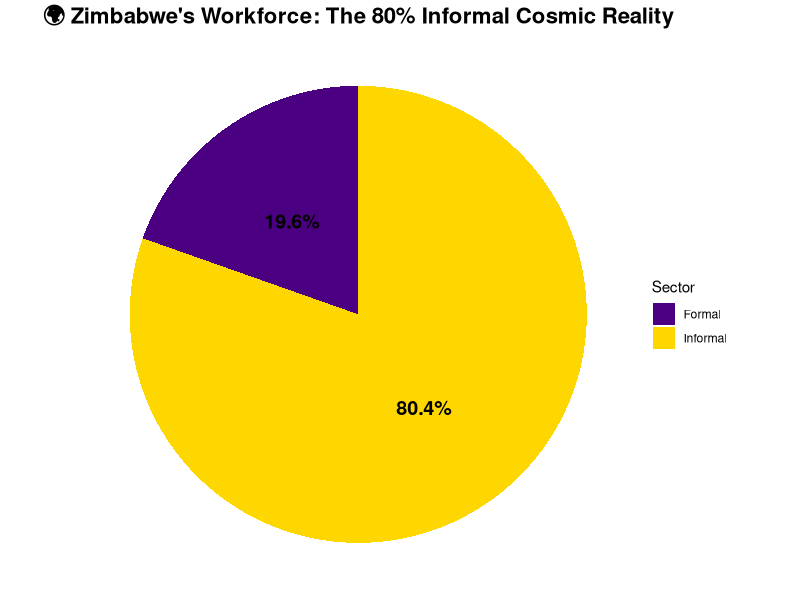
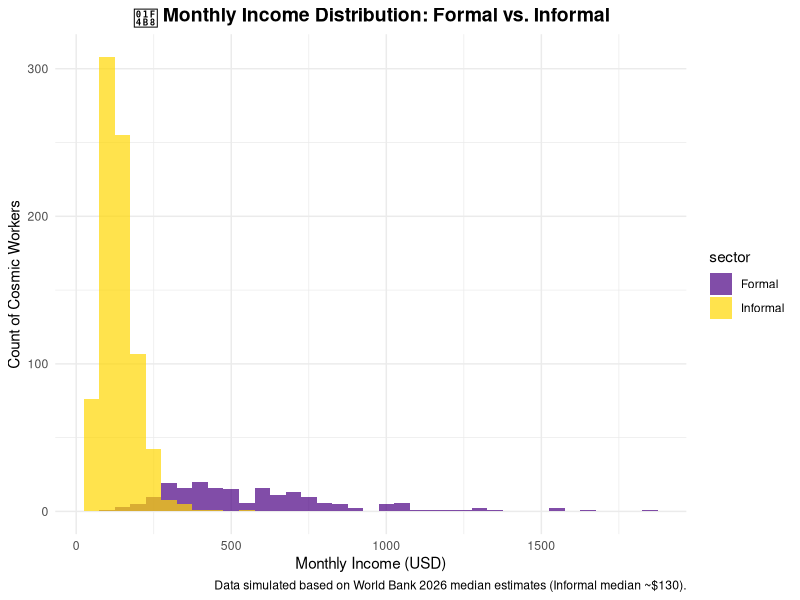
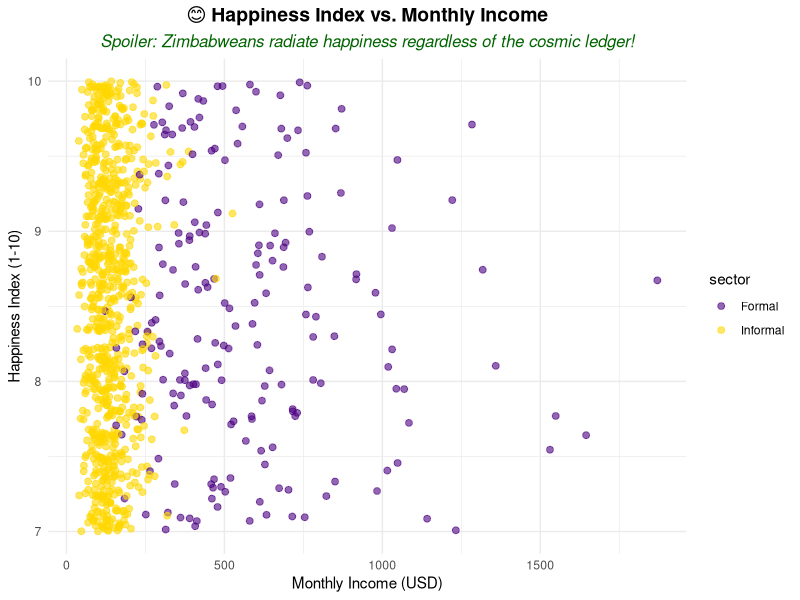

The R source for these figures, in order:
## ---- chunk 1
knitr::opts_chunk$set(echo = TRUE, warning = FALSE, message = FALSE)
library(tidyverse)
library(ggplot2)
library(scales)
library(knitr)
set.seed(42) # For reproducible cosmic energy and balanced karma
## ---- chunk 2
# Manifesting the Cosmic Zimbabwean Workforce Dataset
n_workers <- 1000

cosmic_workforce <- tibble(
  worker_id = 1:n_workers,
  sector = sample(c("Informal", "Formal"), size = n_workers, replace = TRUE, prob = c(0.80, 0.20)),
  # Informal median ~130, Formal median ~500 (with some cosmic variance)
  monthly_income_usd = ifelse(
    sector == "Informal", 
    round(rlnorm(n_workers, meanlog = log(130), sdlog = 0.4)),
    round(rlnorm(n_workers, meanlog = log(500), sdlog = 0.5))
  ),
  happiness_index = runif(n_workers, min = 7, max = 10), # Zimbabweans are resilient and happy!
  uses_mobile_money = sample(c("Yes", "No"), size = n_workers, replace = TRUE, prob = c(0.65, 0.35)),
  pos_transactions_monthly = ifelse(sector == "Informal", 
                                    round(rpois(n_workers, lambda = 15)), 
                                    round(rpois(n_workers, lambda = 5)))
)

# Quick cosmic peek at the data
kable(head(cosmic_workforce), caption = "Table 1: A Glimpse into the Cosmic Ledger 🌌")
## ---- chunk 3
employment_counts <- cosmic_workforce %>%
  count(sector) %>%
  mutate(percentage = n / sum(n) * 100)

ggplot(employment_counts, aes(x = "", y = n, fill = sector)) +
  geom_bar(stat = "identity", width = 1) +
  coord_polar("y", start = 0) +
  theme_void() +
  scale_fill_manual(values = c("Formal" = "#4B0082", "Informal" = "#FFD700")) + # Indigo & Cosmic Gold
  geom_text(aes(label = paste0(percentage, "%")), position = position_stack(vjust = 0.5), color = "black", fontface = "bold", size = 5) +
  labs(title = "🌍 Zimbabwe's Workforce: The 80% Informal Cosmic Reality",
       fill = "Sector") +
  theme(plot.title = element_text(hjust = 0.5, face = "bold", size = 16))
## ---- chunk 4
ggplot(cosmic_workforce, aes(x = monthly_income_usd, fill = sector)) +
  geom_histogram(binwidth = 50, alpha = 0.7, position = "identity") +
  scale_fill_manual(values = c("Formal" = "#4B0082", "Informal" = "#FFD700")) +
  labs(title = "💸 Monthly Income Distribution: Formal vs. Informal",
       x = "Monthly Income (USD)",
       y = "Count of Cosmic Workers",
       caption = "Data simulated based on World Bank 2026 median estimates (Informal median ~$130).") +
  theme_minimal() +
  theme(plot.title = element_text(hjust = 0.5, face = "bold", size = 14))
## ---- chunk 5
ggplot(cosmic_workforce, aes(x = monthly_income_usd, y = happiness_index, color = sector)) +
  geom_jitter(alpha = 0.6, size = 2) +
  scale_color_manual(values = c("Formal" = "#4B0082", "Informal" = "#FFD700")) +
  labs(title = "😊 Happiness Index vs. Monthly Income",
       subtitle = "Spoiler: Zimbabweans radiate happiness regardless of the cosmic ledger!",
       x = "Monthly Income (USD)",
       y = "Happiness Index (1-10)") +
  theme_minimal() +
  theme(plot.title = element_text(hjust = 0.5, face = "bold", size = 14),
        plot.subtitle = element_text(hjust = 0.5, face = "italic", color = "darkgreen", size = 12))
